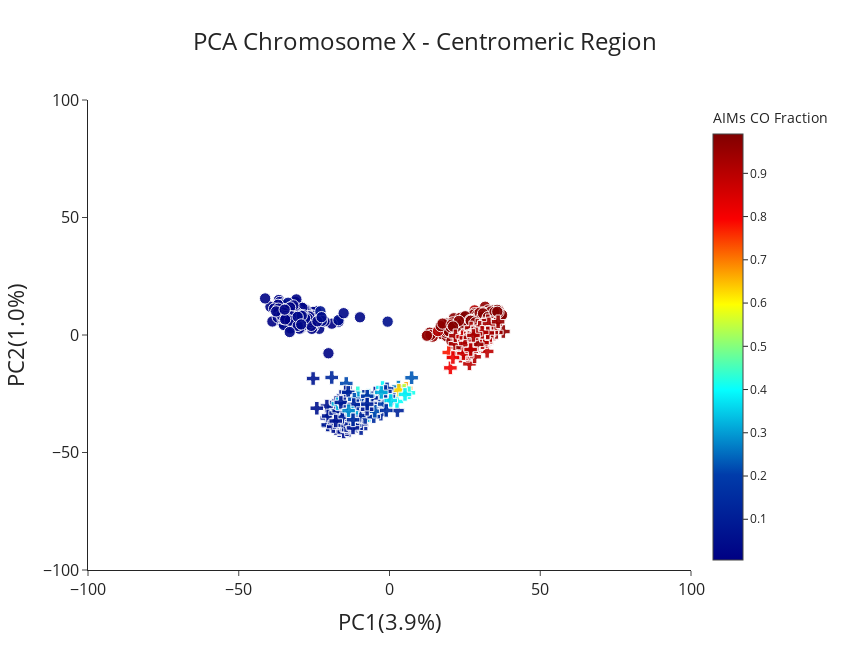

The cell this chart's notebook holds for it:
### Code cell
plot_coords(pd.read_csv('../Data/Final/pca_outputs/chrx_island_pca_final.csv'), x='PC1', y='PC2', title="PCA Chromosome X - Centromeric Region",
            color='aim_species_fraction_colu_no2l',symbol='pca_pops', symbol_map=pca_symbols_map, color_continuous_scale='jet', slug = 'pca',
            show=True, titlex='PC1(3.9%)', titley='PC2(1.0%)')

### Figure 1 — Plotly figure (JSON) as saved in the notebook; plotly's stock layout.template omitted (floating-point values rounded to 4 significant figures; data arrays with more than 128 entries replaced by an {"elided": "..."} marker saying what was removed)
{"data": [{"customdata": {"elided": "449x1 str values"}, "hovertemplate": "<b>%{hovertext}</b><br><br>pca_pops=%{customdata[0]}<br>PC1=%{x}<br>PC2=%{y}<br>size=%{marker.size}<br>aim_species_fraction_colu_no2l=%{marker.color}<extra></extra>", "hovertext": {"elided": "449 str values"}, "legendgroup": "An.gam", "marker": {"color": {"elided": "449 float values"}, "coloraxis": "coloraxis", "opacity": 0.9, "size": {"elided": "449 int values"}, "sizemode": "area", "sizeref": 0.125, "symbol": "circle"}, "mode": "markers", "name": "An.gam", "orientation": "v", "showlegend": true, "type": "scatter", "x": {"elided": "449 float values"}, "xaxis": "x", "y": {"elided": "449 float values"}, "yaxis": "y"}, {"customdata": {"elided": "374x1 str values"}, "hovertemplate": "<b>%{hovertext}</b><br><br>pca_pops=%{customdata[0]}<br>PC1=%{x}<br>PC2=%{y}<br>size=%{marker.size}<br>aim_species_fraction_colu_no2l=%{marker.color}<extra></extra>", "hovertext": {"elided": "374 str values"}, "legendgroup": "An.col", "marker": {"color": {"elided": "374 float values"}, "coloraxis": "coloraxis", "opacity": 0.9, "size": {"elided": "374 int values"}, "sizemode": "area", "sizeref": 0.125, "symbol": "circle"}, "mode": "markers", "name": "An.col", "orientation": "v", "showlegend": true, "type": "scatter", "x": {"elided": "374 float values"}, "xaxis": "x", "y": {"elided": "374 float values"}, "yaxis": "y"}, {"customdata": [["gcx1-GM"], ["gcx1-GM"], ["gcx1-GM"], ["gcx1-GM"], ["gcx1-GM"], ["gcx1-GM"], ["gcx1-GM"], ["gcx1-GM"], ["gcx1-GM"], ["gcx1-GM"], ["gcx1-GM"], ["gcx1-GM"], ["gcx1-GM"], ["gcx1-GM"], ["gcx1-GM"], ["gcx1-GM"], ["gcx1-GM"], ["gcx1-GM"], ["gcx1-GM"], ["gcx1-GM"], ["gcx1-GM"], ["gcx1-GM"], ["gcx1-GM"], ["gcx1-GM"], ["gcx1-GM"], ["gcx1-GM"], ["gcx1-GM"], ["gcx1-GM"], ["gcx1-GM"], ["gcx1-GM"], ["gcx1-GM"], ["gcx1-GM"], ["gcx1-GM"], ["gcx1-GM"], ["gcx1-GM"], ["gcx1-GM"], ["gcx1-GM"], ["gcx1-GM"], ["gcx1-GM"], ["gcx1-GM"], ["gcx1-GM"], ["gcx1-GM"], ["gcx1-GM"], ["gcx1-GM"], ["gcx1-GM"], ["gcx1-GM"], ["gcx1-GM"], ["gcx1-GM"], ["gcx1-GM"], ["gcx1-GM"], ["gcx1-GM"], ["gcx1-GM"], ["gcx1-GM"], ["gcx1-GM"], ["gcx1-GM"], ["gcx1-GM"], ["gcx1-GM"], ["gcx1-GM"], ["gcx1-GM"], ["gcx1-GM"], ["gcx1-GM"], ["gcx1-GM"], ["gcx1-GM"], ["gcx1-GM"], ["gcx1-GM"], ["gcx1-GM"], ["gcx1-GM"], ["gcx1-GM"], ["gcx1-GM"], ["gcx1-GM"], ["gcx1-GM"], ["gcx1-GM"], ["gcx1-GM"], ["gcx1-GM"], ["gcx1-GM"], ["gcx1-GM"], ["gcx1-GM"]], "hovertemplate": "<b>%{hovertext}</b><br><br>pca_pops=%{customdata[0]}<br>PC1=%{x}<br>PC2=%{y}<br>size=%{marker.size}<br>aim_species_fraction_colu_no2l=%{marker.color}<extra></extra>", "hovertext": ["AG0147-C", "AG0159-C", "AG0232-C", "AG0129-C", "AG0153-C", "AG0163-C", "AG0229-C", "AG0230-C", "AG0098-C", "AG0104-C", "AG0106-C", "AG0120-C", "AG0136-C", "AG0141-C", "AG0145-C", "AG0148-C", "AG0172-C", "AG0179-C", "AG0223-C", "AG0118-C", "AG0119-C", "AG0121-C", "AG0133-C", "AG0134-C", "AG0138-C", "AG0227-C", "AG0231-C", "AG0102-C", "AG0108-C", "AG0123-C", "AG0128-C", "AG0137-C", "AG0139-C", "AG0143-C", "AG0162-C", "AG0170-C", "AG0181-C", "AG0085-C", "AG0096-C", "AG0126-C", "AG0152-C", "AG0183-C", "AG0208-C", "AG0214-C", "AG0226-C", "AG0127-C", "AG0144-C", "AG0156-C", "AG0206-C", "AG0221-C", "AG0082-C", "AG0097-C", "AG0100-C", "AG0109-C", "AG0124-C", "AG0142-C", "AG0146-C", "AG0169-C", "AG0178-C", "AG0195-C", "AG0089-C", "AG0111-C", "AG0125-C", "AG0197-C", "AG0202-C", "AG0203-C", "AG0204-C", "AG0263-C", "AG0442-CW", "AG0445-CW", "AG0446-CW", "AG0448-CW", "AG0450-CW", "AG0454-CW", "AG0455-CW", "AG0456-CW", "AG0460-CW"], "legendgroup": "gcx1-GM", "marker": {"color": [0.1425, 0.06468, 0.09835, 0.06291, 0.08251, 0.07488, 0.06374, 0.1031, 0.07184, 0.06606, 0.05638, 0.1044, 0.06811, 0.08685, 0.05882, 0.07438, 0.1085, 0.06816, 0.06395, 0.117, 0.06623, 0.09227, 0.04793, 0.06473, 0.06473, 0.1007, 0.07845, 0.07036, 0.08595, 0.0745, 0.06131, 0.09279, 0.07578, 0.08043, 0.08155, 0.09884, 0.1199, 0.08079, 0.1039, 0.093, 0.07654, 0.09587, 0.04942, 0.2738, 0.1105, 0.1206, 0.0596, 0.08292, 0.1413, 0.08721, 0.06606, 0.09669, 0.1148, 0.06106, 0.06281, 0.06323, 0.04707, 0.09001, 0.07781, 0.3242, 0.05367, 0.04884, 0.06023, 0.08099, 0.07686, 0.04975, 0.1294, 0.05399, 0.0952, 0.06705, 0.07825, 0.08424, 0.05224, 0.1019, 0.067, 0.09008, 0.06468], "coloraxis": "coloraxis", "opacity": 0.9, "size": [8, 8, 8, 8, 8, 8, 8, 8, 8, 8, 8, 8, 8, 8, 8, 8, 8, 8, 8, 8, 8, 8, 8, 8, 8, 8, 8, 8, 8, 8, 8, 8, 8, 8, 8, 8, 8, 8, 8, 8, 8, 8, 8, 8, 8, 8, 8, 8, 8, 8, 8, 8, 8, 8, 8, 8, 8, 8, 8, 8, 8, 8, 8, 8, 8, 8, 8, 8, 8, 8, 8, 8, 8, 8, 8, 8, 8], "sizemode": "area", "sizeref": 0.125, "symbol": "cross"}, "mode": "markers", "name": "gcx1-GM", "orientation": "v", "showlegend": true, "type": "scatter", "x": [-5.366, -20.3, -15.96, -6.327, -18.09, -17.17, -16.57, -16.68, -16.66, -16.44, -14.31, -14.8, -14.65, -9.828, -16.88, -4.715, -9.092, -17.69, -11.38, -13.16, -17.37, -14.26, -17.79, -11.01, -19.44, -19.65, -8.388, -15.82, -9.699, -16.57, -11.81, -8.419, -20.81, -16.58, -10.56, -20.51, 2.63, -13.84, -9.419, -11.3, -14.81, -15.8, -19.19, -18.73, -6.563, -12.5, -15.2, -13.03, -6.908, -9.801, -14.51, -15.71, -12.06, -9.287, -20.75, -18.66, -14.99, -13.48, -25.33, 0.2763, -16.67, -17.61, -12.21, -20.34, -13.1, -14.64, -13.64, -14.1, -7.44, -12.3, -18.24, -16.59, -14.23, -16.91, -24.1, -17.87, -13.86], "xaxis": "x", "y": [-32.87, -38.63, -35.2, -27.9, -30.06, -36.36, -28.09, -37.59, -40.72, -39.89, -31.62, -34.39, -39.76, -33.93, -34.69, -24.66, -38.11, -34.1, -36.94, -24.26, -36.55, -34.75, -39.77, -38.84, -35.99, -36.78, -26.92, -34.76, -29.94, -39.22, -34.68, -36.43, -35.31, -31.32, -32.52, -38.26, -32.17, -29.08, -39.82, -32.01, -37.12, -36.39, -32.21, -30.78, -31.8, -34.31, -41.27, -30.51, -30.01, -35.91, -36.33, -36.65, -36.57, -37.51, -30.25, -38.96, -27.69, -40.61, -18.52, -28.37, -34.83, -28.89, -32.22, -34.46, -33.44, -37.84, -36.31, -40.31, -29.12, -36.34, -37.26, -33.96, -39.33, -27.94, -31.16, -33.23, -38.76], "yaxis": "y"}, {"customdata": {"elided": "197x1 str values"}, "hovertemplate": "<b>%{hovertext}</b><br><br>pca_pops=%{customdata[0]}<br>PC1=%{x}<br>PC2=%{y}<br>size=%{marker.size}<br>aim_species_fraction_colu_no2l=%{marker.color}<extra></extra>", "hovertext": {"elided": "197 str values"}, "legendgroup": "gcx2", "marker": {"color": {"elided": "197 float values"}, "coloraxis": "coloraxis", "opacity": 0.9, "size": {"elided": "197 int values"}, "sizemode": "area", "sizeref": 0.125, "symbol": "cross"}, "mode": "markers", "name": "gcx2", "orientation": "v", "showlegend": true, "type": "scatter", "x": {"elided": "197 float values"}, "xaxis": "x", "y": {"elided": "197 float values"}, "yaxis": "y"}, {"customdata": [["gcx1-GW"], ["gcx1-GW"], ["gcx1-GW"], ["gcx1-GW"], ["gcx1-GW"], ["gcx1-GW"], ["gcx1-GW"], ["gcx1-GW"], ["gcx1-GW"], ["gcx1-GW"], ["gcx1-GW"], ["gcx1-GW"], ["gcx1-GW"], ["gcx1-GW"], ["gcx1-GW"], ["gcx1-GW"], ["gcx1-GW"], ["gcx1-GW"], ["gcx1-GW"], ["gcx1-GW"], ["gcx1-GW"], ["gcx1-GW"], ["gcx1-GW"], ["gcx1-GW"], ["gcx1-GW"], ["gcx1-GW"], ["gcx1-GW"], ["gcx1-GW"], ["gcx1-GW"], ["gcx1-GW"], ["gcx1-GW"], ["gcx1-GW"], ["gcx1-GW"], ["gcx1-GW"], ["gcx1-GW"], ["gcx1-GW"], ["gcx1-GW"], ["gcx1-GW"], ["gcx1-GW"], ["gcx1-GW"], ["gcx1-GW"], ["gcx1-GW"], ["gcx1-GW"], ["gcx1-GW"], ["gcx1-GW"], ["gcx1-GW"], ["gcx1-GW"], ["gcx1-GW"], ["gcx1-GW"], ["gcx1-GW"], ["gcx1-GW"], ["gcx1-GW"], ["gcx1-GW"], ["gcx1-GW"], ["gcx1-GW"], ["gcx1-GW"], ["gcx1-GW"], ["gcx1-GW"], ["gcx1-GW"], ["gcx1-GW"], ["gcx1-GW"], ["gcx1-GW"], ["gcx1-GW"], ["gcx1-GW"], ["gcx1-GW"], ["gcx1-GW"], ["gcx1-GW"], ["gcx1-GW"], ["gcx1-GW"], ["gcx1-GW"], ["gcx1-GW"], ["gcx1-GW"], ["gcx1-GW"], ["gcx1-GW"], ["gcx1-GW"], ["gcx1-GW"], ["gcx1-GW"], ["gcx1-GW"], ["gcx1-GW"], ["gcx1-GW"], ["gcx1-GW"], ["gcx1-GW"], ["gcx1-GW"], ["gcx1-GW"], ["gcx1-GW"], ["gcx1-GW"], ["gcx1-GW"], ["gcx1-GW"], ["gcx1-GW"], ["gcx1-GW"], ["gcx1-GW"], ["gcx1-GW"], ["gcx1-GW"]], "hovertemplate": "<b>%{hovertext}</b><br><br>pca_pops=%{customdata[0]}<br>PC1=%{x}<br>PC2=%{y}<br>size=%{marker.size}<br>aim_species_fraction_colu_no2l=%{marker.color}<extra></extra>", "hovertext": ["AJ0023-C", "AJ0024-C", "AJ0032-C", "AJ0035-C", "AJ0036-C", "AJ0037-C", "AJ0039-C", "AJ0043-C", "AJ0044-C", "AJ0045-C", "AJ0047-C", "AJ0051-C", "AJ0052-C", "AJ0056-C", "AJ0059-C", "AJ0061-C", "AJ0063-C", "AJ0064-C", "AJ0066-C", "AJ0071-C", "AJ0072-C", "AJ0074-C", "AJ0075-C", "AJ0076-C", "AJ0077-C", "AJ0078-C", "AJ0079-C", "AJ0081-C", "AJ0084-C", "AJ0085-C", "AJ0086-C", "AJ0088-C", "AJ0090-C", "AJ0092-C", "AJ0093-C", "AJ0095-C", "AJ0096-C", "AJ0097-C", "AJ0098-C", "AJ0100-C", "AJ0102-C", "AJ0103-C", "AJ0105-C", "AJ0107-C", "AJ0109-C", "AJ0113-C", "AJ0115-C", "AJ0116-C", "AJ0099-C", "AJ0117-C", "AJ0070-Cx", "AJ0101-Cx", "AJ0128-C", "AJ0129-C", "AJ0130-C", "AJ0131-C", "AJ0132-C", "AJ0133-C", "AJ0134-C", "AJ0135-C", "AJ0136-C", "AJ0137-C", "AJ0138-C", "AJ0139-C", "AJ0140-C", "AJ0141-C", "AJ0142-C", "AJ0143-C", "AJ0144-C", "AJ0145-C", "AJ0146-C", "AJ0147-C", "AJ0148-C", "AJ0149-C", "AJ0150-C", "AJ0151-C", "AJ0152-C", "AJ0153-C", "AJ0154-C", "AJ0155-C", "AJ0156-C", "AJ0157-C", "AJ0158-C", "AJ0159-C", "AJ0161-C", "AJ0028-C", "AJ0038-C", "AJ0049-C", "AJ0060-C", "AJ0068-C", "AJ0080-C", "AJ0087-C", "AJ0119-C"], "legendgroup": "gcx1-GW", "marker": {"color": [0.07019, 0.4225, 0.3648, 0.1091, 0.1039, 0.6678, 0.08168, 0.1794, 0.1196, 0.1142, 0.2709, 0.1675, 0.3455, 0.07877, 0.08993, 0.09098, 0.1232, 0.4047, 0.3105, 0.09867, 0.09204, 0.422, 0.3921, 0.1627, 0.5491, 0.4295, 0.8198, 0.1264, 0.172, 0.09603, 0.2045, 0.1346, 0.6303, 0.1104, 0.4136, 0.2153, 0.116, 0.09917, 0.1678, 0.1245, 0.3163, 0.1702, 0.171, 0.09347, 0.2967, 0.08182, 0.3295, 0.28, 0.1181, 0.08678, 0.1737, 0.3841, 0.1143, 0.3055, 0.1146, 0.09401, 0.1793, 0.09331, 0.1114, 0.205, 0.135, 0.1312, 0.09587, 0.1227, 0.08685, 0.2312, 0.1266, 0.1974, 0.1947, 0.09378, 0.1508, 0.3275, 0.2231, 0.17, 0.1553, 0.1184, 0.1495, 0.2242, 0.1426, 0.08678, 0.1563, 0.135, 0.3237, 0.1118, 0.1628, 0.1181, 0.07616, 0.07226, 0.1301, 0.3157, 0.2844, 0.37, 0.1388], "coloraxis": "coloraxis", "opacity": 0.9, "size": [8, 8, 8, 8, 8, 8, 8, 8, 8, 8, 8, 8, 8, 8, 8, 8, 8, 8, 8, 8, 8, 8, 8, 8, 8, 8, 8, 8, 8, 8, 8, 8, 8, 8, 8, 8, 8, 8, 8, 8, 8, 8, 8, 8, 8, 8, 8, 8, 8, 8, 8, 8, 8, 8, 8, 8, 8, 8, 8, 8, 8, 8, 8, 8, 8, 8, 8, 8, 8, 8, 8, 8, 8, 8, 8, 8, 8, 8, 8, 8, 8, 8, 8, 8, 8, 8, 8, 8, 8, 8, 8, 8, 8], "sizemode": "area", "sizeref": 0.125, "symbol": "cross"}, "mode": "markers", "name": "gcx1-GW", "orientation": "v", "showlegend": true, "type": "scatter", "x": [-11.3, -5.63, -6.668, -11.94, -7.386, 5.505, -15.39, 0.9775, -10.34, -15.64, 2.968, -3.427, -6.794, -9.271, -15.21, -14.4, -11.02, 2.467, -7.059, -9.401, -16.86, -7.554, -2.314, -3.268, 4.861, -10.52, 21.04, -12.86, -0.04645, -12.92, -12.22, -11.38, 3.119, -5.674, 6.452, -14.34, -7.742, -12.29, -8.948, -8.483, -7.269, -1.037, -11.18, -17.7, -5.536, -14.57, -17.12, -12.6, -16.86, -13.14, -11.44, 5.152, -5.953, -10.45, -0.7881, -10.59, -10.02, -8.131, -11.16, -1.713, -13.69, -8.073, -14.98, -9.906, -14.32, 7.335, -2.88, -8.943, -0.2053, -16.14, -5.223, -6.96, -4.858, -0.8014, -1.081, -7.784, -1.345, -11.65, -10.65, -7.422, -7.391, -19.16, -2.712, -15.63, -12.55, -7.405, -12.1, -17.84, -11.84, -12.46, -13.56, 0.4086, -12.09], "xaxis": "x", "y": [-36.39, -30.46, -32.96, -31.15, -29.85, -22.69, -27.61, -26.01, -30.68, -38.37, -22.16, -30.77, -34.14, -33.51, -38.35, -38.56, -37.42, -28.28, -28.03, -37.76, -32.19, -26.54, -22.33, -26.99, -23.48, -24.61, -9.567, -33.59, -24.45, -33.89, -29.83, -33.7, -23.51, -29.37, -24.6, -20.62, -30.47, -38.73, -33.34, -26.08, -34.3, -26.41, -36.49, -28.71, -33.11, -24.23, -29.29, -35.29, -36.43, -37.82, -38.41, -25.28, -26.75, -26.72, -28.93, -36.76, -34.67, -32.64, -34.34, -29.41, -24.42, -35.07, -29.29, -34.24, -33.97, -18.17, -33.69, -27.77, -26.12, -28.69, -34.74, -25.7, -32.45, -22.93, -32.11, -30.53, -24.05, -27.35, -30.07, -31.6, -26.05, -18.08, -24.43, -35.01, -33.88, -29.41, -39.54, -36.6, -29.6, -33.14, -32.21, -27.87, -36.1], "yaxis": "y"}], "layout": {"coloraxis": {"colorbar": {"title": {"text": "AIMs CO Fraction"}}, "colorscale": [[0, "rgb(0,0,131)"], [0.2, "rgb(0,60,170)"], [0.4, "rgb(5,255,255)"], [0.6, "rgb(255,255,0)"], [0.8, "rgb(250,0,0)"], [1, "rgb(128,0,0)"]]}, "height": 650, "legend": {"itemsizing": "constant", "orientation": "h", "title": {"text": "pca_pops"}, "tracegroupgap": 0}, "showlegend": false, "title": {"font": {"size": 24}, "text": "PCA Chromosome X - Centromeric Region", "x": 0.5}, "width": 850, "xaxis": {"anchor": "y", "domain": [0, 1], "range": [-100, 100], "tickfont": {"size": 16}, "tickmode": "array", "tickvals": [-150, -100, -50, 0, 50, 100, 150, 200], "title": {"font": {"size": 22}, "text": "PC1(3.9%)"}, "type": "linear"}, "yaxis": {"anchor": "x", "domain": [0, 1], "range": [-100, 100], "tickfont": {"size": 16}, "title": {"font": {"size": 22}, "text": "PC2(1.0%)"}, "type": "linear"}}}
